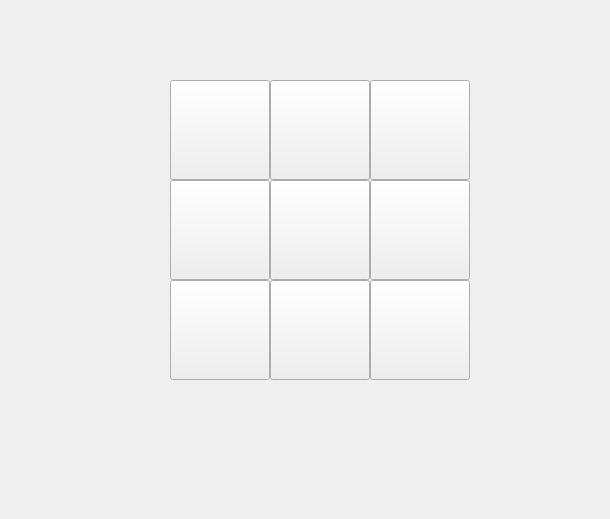
<?xml version="1.0" encoding="UTF-8"?>
<ui version="4.0">
 <class>Widget</class>
 <widget class="QWidget" name="Widget">
  <property name="geometry">
   <rect>
    <x>0</x>
    <y>0</y>
    <width>610</width>
    <height>519</height>
   </rect>
  </property>
  <property name="windowTitle">
   <string>Widget</string>
  </property>
  <widget class="QPushButton" name="pushButton1">
   <property name="geometry">
    <rect>
     <x>170</x>
     <y>80</y>
     <width>100</width>
     <height>100</height>
    </rect>
   </property>
   <property name="text">
    <string/>
   </property>
  </widget>
  <widget class="QPushButton" name="pushButton2">
   <property name="geometry">
    <rect>
     <x>270</x>
     <y>80</y>
     <width>100</width>
     <height>100</height>
    </rect>
   </property>
   <property name="text">
    <string/>
   </property>
  </widget>
  <widget class="QPushButton" name="pushButton3">
   <property name="geometry">
    <rect>
     <x>370</x>
     <y>80</y>
     <width>100</width>
     <height>100</height>
    </rect>
   </property>
   <property name="text">
    <string/>
   </property>
  </widget>
  <widget class="QPushButton" name="pushButton4">
   <property name="geometry">
    <rect>
     <x>170</x>
     <y>180</y>
     <width>100</width>
     <height>100</height>
    </rect>
   </property>
   <property name="text">
    <string/>
   </property>
  </widget>
  <widget class="QPushButton" name="pushButton5">
   <property name="geometry">
    <rect>
     <x>270</x>
     <y>180</y>
     <width>100</width>
     <height>100</height>
    </rect>
   </property>
   <property name="text">
    <string/>
   </property>
  </widget>
  <widget class="QPushButton" name="pushButton6">
   <property name="geometry">
    <rect>
     <x>370</x>
     <y>180</y>
     <width>100</width>
     <height>100</height>
    </rect>
   </property>
   <property name="text">
    <string/>
   </property>
  </widget>
  <widget class="QPushButton" name="pushButton7">
   <property name="geometry">
    <rect>
     <x>170</x>
     <y>280</y>
     <width>100</width>
     <height>100</height>
    </rect>
   </property>
   <property name="text">
    <string/>
   </property>
  </widget>
  <widget class="QPushButton" name="pushButton8">
   <property name="geometry">
    <rect>
     <x>270</x>
     <y>280</y>
     <width>100</width>
     <height>100</height>
    </rect>
   </property>
   <property name="text">
    <string/>
   </property>
  </widget>
  <widget class="QPushButton" name="pushButton9">
   <property name="geometry">
    <rect>
     <x>370</x>
     <y>280</y>
     <width>100</width>
     <height>100</height>
    </rect>
   </property>
   <property name="text">
    <string/>
   </property>
  </widget>
 </widget>
 <layoutdefault spacing="6" margin="11"/>
 <resources/>
 <connections/>
</ui>
